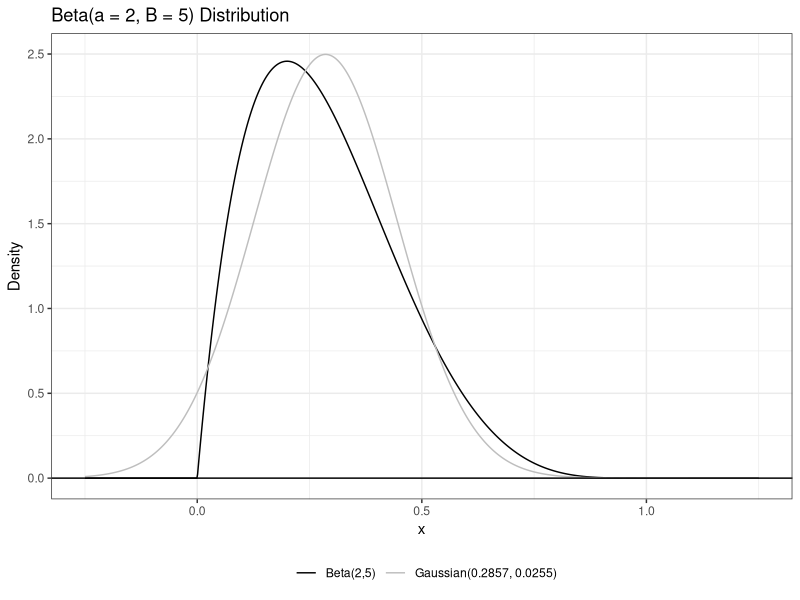
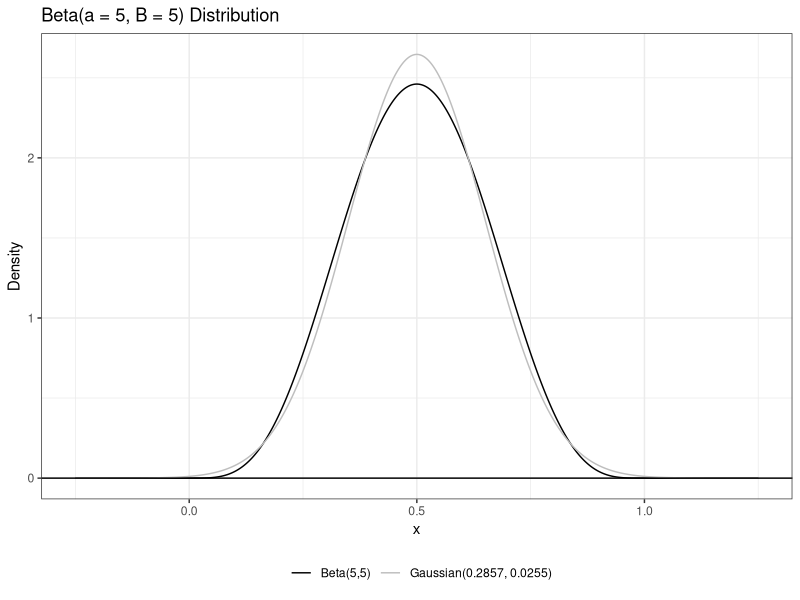
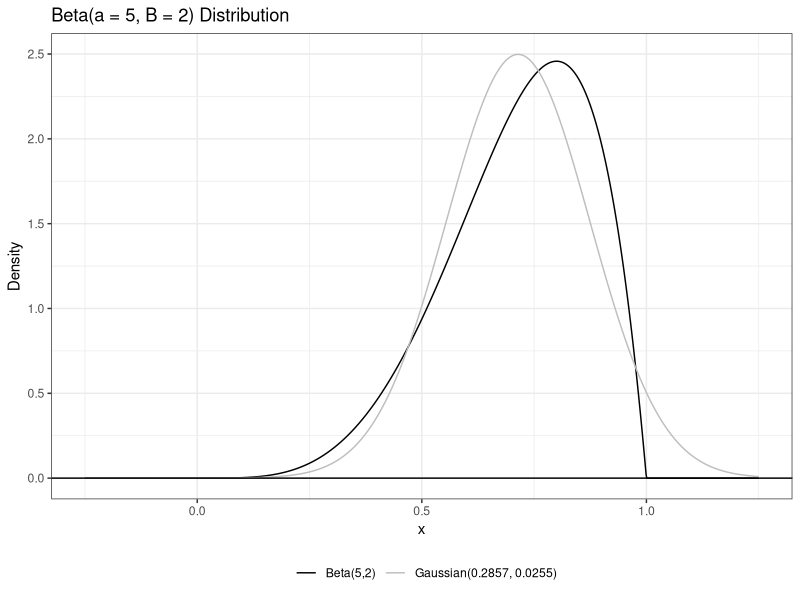
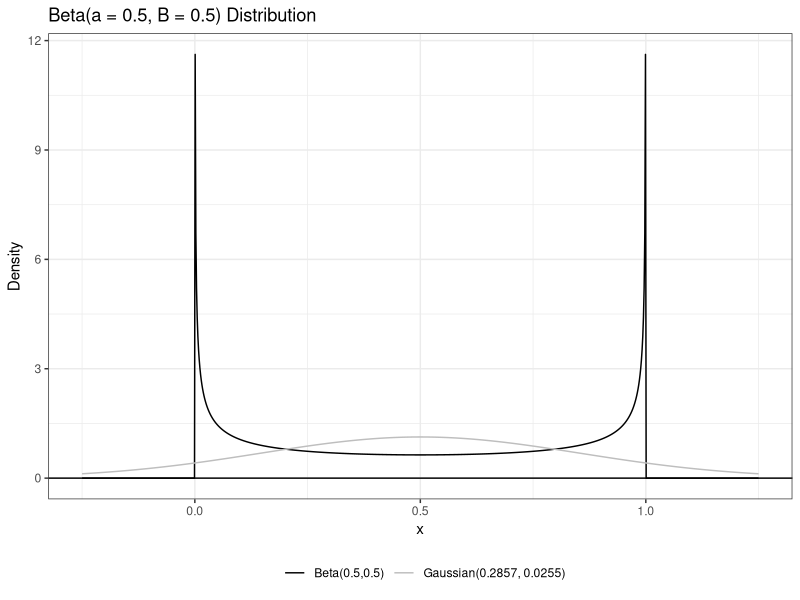

The R script that drew these images, in order:
########################################################################################################
#Task One: Describe the Population Distribution
#Load TidyVerse
library(tidyverse)

# Create a tibble with alpha and beta combinations
results <- tibble(
  Alpha = c(2, 5, 5, 0.5),
  Beta = c(5, 5, 2, 0.5)) |>
# Calculate all the statistics using mutate()
mutate(
  Mean = Alpha / (Alpha + Beta),
  Variance = (Alpha * Beta) / ((Alpha + Beta)^2 * (Alpha + Beta + 1)),
  Skewness = (2 * (Beta - Alpha)) * (sqrt(Alpha + Beta + 1)) / ((Alpha + Beta + 2) * sqrt(Alpha * Beta)),
  Excess_Kurtosis = ((6 * (((Alpha - Beta)^2) * (Alpha + Beta + 1) - 
  Alpha * Beta * (Alpha + Beta + 2))) / ((Alpha * Beta) * (Alpha + Beta + 2) * (Alpha + Beta + 3)))) |>
  mutate(Case = c("Case1","Case2","Case3","Case4")) |>
  select(Case, everything())

########################################################################################################
# Plot the 2,5 Distribution
########################################################################################################
alpha <- 2
beta <- 5
q1.fig.dat <- tibble(x = seq(-0.25, 1.25, length.out=1000))|>   # generate a grid of points
  mutate(beta.pdf = dbeta(x, alpha, beta),                      # compute the beta PDF
         norm.pdf = dnorm(x,                                    # Gaussian distribution with
                          mean = alpha/(alpha+beta),            # same mean and variance
                          sd = sqrt((alpha*beta)/((alpha+beta)^2*(alpha+beta+1)))))

ggplot(data= q1.fig.dat)+                                              # specify data
  geom_line(aes(x=x, y=beta.pdf, color="Beta(2,5)")) +                 # plot beta dist
  geom_line(aes(x=x, y=norm.pdf, color="Gaussian(0.2857, 0.0255)")) +  # plot guassian dist
  geom_hline(yintercept=0)+                                            # plot x axis
  theme_bw()+                                                          # change theme
  xlab("x")+                                                           # label x axis
  ylab("Density")+                                                     # label y axis
  scale_color_manual("", values = c("black", "grey"))+                 # change colors
  theme(legend.position = "bottom") +                                  # move legend to bottom
  ggtitle("Beta(a = 2, B = 5) Distribution")                           # title graph                          

########################################################################################################
# Plot the 5,5 Distribution
########################################################################################################
alpha <- 5
beta <- 5
q1.fig.dat <- tibble(x = seq(-0.25, 1.25, length.out=1000))|>   # generate a grid of points
  mutate(beta.pdf = dbeta(x, alpha, beta),                      # compute the beta PDF
         norm.pdf = dnorm(x,                                    # Gaussian distribution with
                          mean = alpha/(alpha+beta),            # same mean and variance
                          sd = sqrt((alpha*beta)/((alpha+beta)^2*(alpha+beta+1)))))

ggplot(data= q1.fig.dat)+                                              # specify data
  geom_line(aes(x=x, y=beta.pdf, color="Beta(5,5)")) +                 # plot beta dist
  geom_line(aes(x=x, y=norm.pdf, color="Gaussian(0.2857, 0.0255)")) +  # plot guassian dist
  geom_hline(yintercept=0)+                                            # plot x axis
  theme_bw()+                                                          # change theme
  xlab("x")+                                                           # label x axis
  ylab("Density")+                                                     # label y axis
  scale_color_manual("", values = c("black", "grey"))+                 # change colors
  theme(legend.position = "bottom") +                                  # move legend to bottom
  ggtitle("Beta(a = 5, B = 5) Distribution")                           # title graph      
########################################################################################################
# Plot the 5,2 Distribution
########################################################################################################
alpha <- 5
beta <- 2
q1.fig.dat <- tibble(x = seq(-0.25, 1.25, length.out=1000))|>   # generate a grid of points
  mutate(beta.pdf = dbeta(x, alpha, beta),                      # compute the beta PDF
         norm.pdf = dnorm(x,                                    # Gaussian distribution with
                          mean = alpha/(alpha+beta),            # same mean and variance
                          sd = sqrt((alpha*beta)/((alpha+beta)^2*(alpha+beta+1)))))

ggplot(data= q1.fig.dat)+                                              # specify data
  geom_line(aes(x=x, y=beta.pdf, color="Beta(5,2)")) +                 # plot beta dist
  geom_line(aes(x=x, y=norm.pdf, color="Gaussian(0.2857, 0.0255)")) +  # plot guassian dist
  geom_hline(yintercept=0)+                                            # plot x axis
  theme_bw()+                                                          # change theme
  xlab("x")+                                                           # label x axis
  ylab("Density")+                                                     # label y axis
  scale_color_manual("", values = c("black", "grey"))+                 # change colors
  theme(legend.position = "bottom") +                                  # move legend to bottom
  ggtitle("Beta(a = 5, B = 2) Distribution")                           # title graph      
########################################################################################################
# Plot the 0.5,0.5 Distribution
########################################################################################################
alpha <- 0.5
beta <- 0.5
q1.fig.dat <- tibble(x = seq(-0.25, 1.25, length.out=1000))|>   # generate a grid of points
  mutate(beta.pdf = dbeta(x, alpha, beta),                      # compute the beta PDF
         norm.pdf = dnorm(x,                                    # Gaussian distribution with
                          mean = alpha/(alpha+beta),            # same mean and variance
                          sd = sqrt((alpha*beta)/((alpha+beta)^2*(alpha+beta+1)))))

ggplot(data= q1.fig.dat)+                                              # specify data
  geom_line(aes(x=x, y=beta.pdf, color="Beta(0.5,0.5)")) +             # plot beta dist
  geom_line(aes(x=x, y=norm.pdf, color="Gaussian(0.2857, 0.0255)")) +  # plot guassian dist
  geom_hline(yintercept=0)+                                            # plot x axis
  theme_bw()+                                                          # change theme
  xlab("x")+                                                           # label x axis
  ylab("Density")+                                                     # label y axis
  scale_color_manual("", values = c("black", "grey"))+                 # change colors
  theme(legend.position = "bottom") +                                  # move legend to bottom
  ggtitle("Beta(a = 0.5, B = 0.5) Distribution")                           # title graph      
########################################################################################################
#Task Two: Compute the Moments

beta.moment <- function(alpha, beta, k, centered = TRUE) {
  if(centered==FALSE){
    #Calculates mean when not centered
    mean <- function(x) {(x^k)*(dbeta(x,alpha,beta))}
    integrate(mean, lower = 0, upper = Inf)$value
  }else{
    #Calculates mean when centered
    mean <- function(x) {(x^1)*(dbeta(x,alpha,beta))}
    mean <- integrate(mean, lower = 0, upper = Inf)$value
    #Calculates variance
    var <- function(x) {((x-mean)^k)*(dbeta(x,alpha,beta))}
    integrate(var, lower = 0, upper = Inf)$value
    }
  }
#Can use this function to calculate skewness and kurtosis
########################################################################################################
#Task Three: Do Data Summaries Help?


  
  
  
  
  
